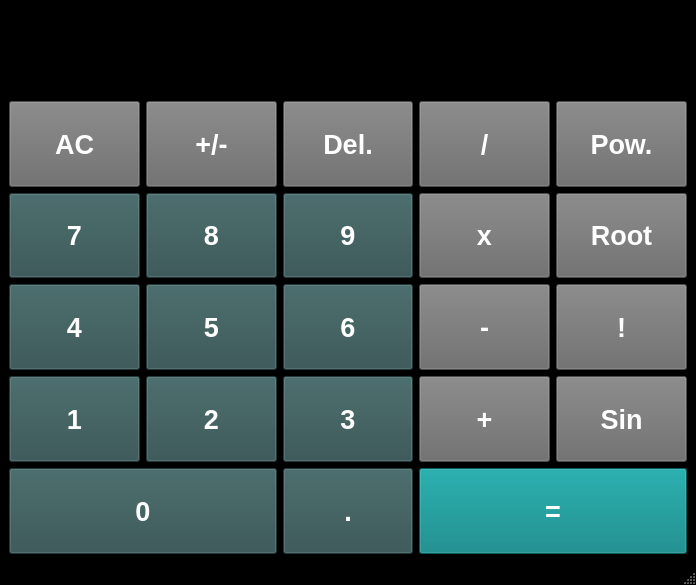
<?xml version="1.0" encoding="UTF-8"?>
<ui version="4.0">
 <class>Calculator</class>
 <widget class="QMainWindow" name="Calculator">
  <property name="geometry">
   <rect>
    <x>0</x>
    <y>0</y>
    <width>696</width>
    <height>585</height>
   </rect>
  </property>
  <property name="minimumSize">
   <size>
    <width>696</width>
    <height>585</height>
   </size>
  </property>
  <property name="windowTitle">
   <string>Calculator</string>
  </property>
  <property name="styleSheet">
   <string notr="true">QMainWindow{
background-color:black;
}</string>
  </property>
  <widget class="QWidget" name="centralwidget">
   <property name="styleSheet">
    <string notr="true">QWidget{
background-color:black
}</string>
   </property>
   <layout class="QGridLayout" name="gridLayout">
    <item row="3" column="2">
     <widget class="QPushButton" name="pushButton_9">
      <property name="sizePolicy">
       <sizepolicy hsizetype="Preferred" vsizetype="Expanding">
        <horstretch>0</horstretch>
        <verstretch>0</verstretch>
       </sizepolicy>
      </property>
      <property name="font">
       <font>
        <pointsize>20</pointsize>
        <weight>75</weight>
        <bold>true</bold>
       </font>
      </property>
      <property name="cursor">
       <cursorShape>ArrowCursor</cursorShape>
      </property>
      <property name="styleSheet">
       <string notr="true">QPushButton{
	background-color: #2f4f4f;
	border 1px solid gray;
	padding 5px;
	color: white;
}

QPushButton:pressed {
	background-color: #708090;
	border 1px solid gray;
	padding 5px;
	color:white;
}</string>
      </property>
      <property name="text">
       <string>9</string>
      </property>
      <attribute name="buttonGroup">
       <string notr="true">buttonGroup</string>
      </attribute>
     </widget>
    </item>
    <item row="2" column="4">
     <widget class="QPushButton" name="pushButton_pow">
      <property name="sizePolicy">
       <sizepolicy hsizetype="Preferred" vsizetype="Expanding">
        <horstretch>0</horstretch>
        <verstretch>0</verstretch>
       </sizepolicy>
      </property>
      <property name="font">
       <font>
        <pointsize>20</pointsize>
        <weight>75</weight>
        <bold>true</bold>
       </font>
      </property>
      <property name="styleSheet">
       <string notr="true">QPushButton{
	background-color: #696969;
	border 1px solid gray;
	padding 5px;
	color: white;
}

QPushButton:pressed {
	background-color: #c0c0c0;
	border 1px solid gray;
	padding 5px;
	color:white;
}</string>
      </property>
      <property name="text">
       <string>Pow.</string>
      </property>
      <attribute name="buttonGroup">
       <string notr="true">buttonGroup</string>
      </attribute>
     </widget>
    </item>
    <item row="7" column="0" colspan="2">
     <widget class="QPushButton" name="pushButton_0">
      <property name="sizePolicy">
       <sizepolicy hsizetype="Preferred" vsizetype="Expanding">
        <horstretch>0</horstretch>
        <verstretch>0</verstretch>
       </sizepolicy>
      </property>
      <property name="font">
       <font>
        <pointsize>20</pointsize>
        <weight>75</weight>
        <bold>true</bold>
       </font>
      </property>
      <property name="styleSheet">
       <string notr="true">QPushButton{
	background-color: #2f4f4f;
	border 1px solid gray;
	padding 5px;
	color: white;
}

QPushButton:pressed {
	background-color: #708090;
	border 1px solid gray;
	padding 5px;
	color:white;
}</string>
      </property>
      <property name="text">
       <string>0</string>
      </property>
      <attribute name="buttonGroup">
       <string notr="true">buttonGroup</string>
      </attribute>
     </widget>
    </item>
    <item row="4" column="1">
     <widget class="QPushButton" name="pushButton_5">
      <property name="sizePolicy">
       <sizepolicy hsizetype="Preferred" vsizetype="Expanding">
        <horstretch>0</horstretch>
        <verstretch>0</verstretch>
       </sizepolicy>
      </property>
      <property name="font">
       <font>
        <pointsize>20</pointsize>
        <weight>75</weight>
        <bold>true</bold>
       </font>
      </property>
      <property name="styleSheet">
       <string notr="true">QPushButton{
	background-color: #2f4f4f;
	border 1px solid gray;
	padding 5px;
	color: white;
}

QPushButton:pressed {
	background-color: #708090;
	border 1px solid gray;
	padding 5px;
	color:white;
}</string>
      </property>
      <property name="text">
       <string>5</string>
      </property>
      <attribute name="buttonGroup">
       <string notr="true">buttonGroup</string>
      </attribute>
     </widget>
    </item>
    <item row="6" column="3">
     <widget class="QPushButton" name="pushButton_plus">
      <property name="sizePolicy">
       <sizepolicy hsizetype="Preferred" vsizetype="Expanding">
        <horstretch>0</horstretch>
        <verstretch>0</verstretch>
       </sizepolicy>
      </property>
      <property name="font">
       <font>
        <pointsize>20</pointsize>
        <weight>75</weight>
        <bold>true</bold>
       </font>
      </property>
      <property name="styleSheet">
       <string notr="true">QPushButton{
	background-color: #696969;
	border 1px solid gray;
	padding 5px;
	color: white;
}

QPushButton:pressed {
	background-color: #c0c0c0;
	border 1px solid gray;
	padding 5px;
	color:white;
}</string>
      </property>
      <property name="text">
       <string>+</string>
      </property>
      <attribute name="buttonGroup">
       <string notr="true">buttonGroup</string>
      </attribute>
     </widget>
    </item>
    <item row="6" column="4">
     <widget class="QPushButton" name="pushButton_sin">
      <property name="sizePolicy">
       <sizepolicy hsizetype="Preferred" vsizetype="Expanding">
        <horstretch>0</horstretch>
        <verstretch>0</verstretch>
       </sizepolicy>
      </property>
      <property name="font">
       <font>
        <pointsize>20</pointsize>
        <weight>75</weight>
        <bold>true</bold>
       </font>
      </property>
      <property name="styleSheet">
       <string notr="true">QPushButton{
	background-color: #696969;
	border 1px solid gray;
	padding 5px;
	color: white;
}

QPushButton:pressed {
	background-color: #c0c0c0;
	border 1px solid gray;
	padding 5px;
	color:white;
}</string>
      </property>
      <property name="text">
       <string>Sin</string>
      </property>
      <attribute name="buttonGroup">
       <string notr="true">buttonGroup</string>
      </attribute>
     </widget>
    </item>
    <item row="2" column="0">
     <widget class="QPushButton" name="pushButton_clear">
      <property name="sizePolicy">
       <sizepolicy hsizetype="Preferred" vsizetype="Expanding">
        <horstretch>0</horstretch>
        <verstretch>0</verstretch>
       </sizepolicy>
      </property>
      <property name="font">
       <font>
        <pointsize>20</pointsize>
        <weight>75</weight>
        <bold>true</bold>
       </font>
      </property>
      <property name="styleSheet">
       <string notr="true">QPushButton{
	background-color: #696969;
	border 1px solid gray;
	padding 5px;
	color: white;
}

QPushButton:pressed {
	background-color: #c0c0c0;
	border 1px solid gray;
	padding 5px;
	color:white;
}</string>
      </property>
      <property name="text">
       <string>AC</string>
      </property>
      <attribute name="buttonGroup">
       <string notr="true">buttonGroup</string>
      </attribute>
     </widget>
    </item>
    <item row="3" column="1">
     <widget class="QPushButton" name="pushButton_8">
      <property name="sizePolicy">
       <sizepolicy hsizetype="Preferred" vsizetype="Expanding">
        <horstretch>0</horstretch>
        <verstretch>0</verstretch>
       </sizepolicy>
      </property>
      <property name="font">
       <font>
        <pointsize>20</pointsize>
        <weight>75</weight>
        <bold>true</bold>
       </font>
      </property>
      <property name="styleSheet">
       <string notr="true">QPushButton{
	background-color: #2f4f4f;
	border 1px solid gray;
	padding 5px;
	color: white;
}

QPushButton:pressed {
	background-color: #708090;
	border 1px solid gray;
	padding 5px;
	color:white;
}</string>
      </property>
      <property name="text">
       <string>8</string>
      </property>
      <attribute name="buttonGroup">
       <string notr="true">buttonGroup</string>
      </attribute>
     </widget>
    </item>
    <item row="3" column="4">
     <widget class="QPushButton" name="pushButton_root">
      <property name="sizePolicy">
       <sizepolicy hsizetype="Preferred" vsizetype="Expanding">
        <horstretch>0</horstretch>
        <verstretch>0</verstretch>
       </sizepolicy>
      </property>
      <property name="font">
       <font>
        <pointsize>20</pointsize>
        <weight>75</weight>
        <bold>true</bold>
       </font>
      </property>
      <property name="styleSheet">
       <string notr="true">QPushButton{
	background-color: #696969;
	border 1px solid gray;
	padding 5px;
	color: white;
}

QPushButton:pressed {
	background-color: #c0c0c0;
	border 1px solid gray;
	padding 5px;
	color:white;
}</string>
      </property>
      <property name="text">
       <string>Root</string>
      </property>
      <attribute name="buttonGroup">
       <string notr="true">buttonGroup</string>
      </attribute>
     </widget>
    </item>
    <item row="4" column="2">
     <widget class="QPushButton" name="pushButton_6">
      <property name="sizePolicy">
       <sizepolicy hsizetype="Preferred" vsizetype="Expanding">
        <horstretch>0</horstretch>
        <verstretch>0</verstretch>
       </sizepolicy>
      </property>
      <property name="font">
       <font>
        <pointsize>20</pointsize>
        <weight>75</weight>
        <bold>true</bold>
       </font>
      </property>
      <property name="styleSheet">
       <string notr="true">QPushButton{
	background-color: #2f4f4f;
	border 1px solid gray;
	padding 5px;
	color: white;
}

QPushButton:pressed {
	background-color: #708090;
	border 1px solid gray;
	padding 5px;
	color:white;
}</string>
      </property>
      <property name="text">
       <string>6</string>
      </property>
      <attribute name="buttonGroup">
       <string notr="true">buttonGroup</string>
      </attribute>
     </widget>
    </item>
    <item row="4" column="3">
     <widget class="QPushButton" name="pushButton_minus">
      <property name="sizePolicy">
       <sizepolicy hsizetype="Preferred" vsizetype="Expanding">
        <horstretch>0</horstretch>
        <verstretch>0</verstretch>
       </sizepolicy>
      </property>
      <property name="font">
       <font>
        <pointsize>20</pointsize>
        <weight>75</weight>
        <bold>true</bold>
       </font>
      </property>
      <property name="styleSheet">
       <string notr="true">QPushButton{
	background-color: #696969;
	border 1px solid gray;
	padding 5px;
	color: white;
}

QPushButton:pressed {
	background-color: #c0c0c0;
	border 1px solid gray;
	padding 5px;
	color:white;
}</string>
      </property>
      <property name="text">
       <string>-</string>
      </property>
      <attribute name="buttonGroup">
       <string notr="true">buttonGroup</string>
      </attribute>
     </widget>
    </item>
    <item row="7" column="3" colspan="2">
     <widget class="QPushButton" name="pushButton_eq">
      <property name="sizePolicy">
       <sizepolicy hsizetype="Preferred" vsizetype="Expanding">
        <horstretch>0</horstretch>
        <verstretch>0</verstretch>
       </sizepolicy>
      </property>
      <property name="font">
       <font>
        <pointsize>20</pointsize>
        <weight>75</weight>
        <bold>true</bold>
       </font>
      </property>
      <property name="styleSheet">
       <string notr="true">QPushButton{
	background-color: #008080;
	border 1px solid gray;
	padding 5px;
	color: white;
}

QPushButton:pressed {
	background-color:#20b2aa;;
	border 1px solid gray;
	padding 5px;
	color:white;
}</string>
      </property>
      <property name="text">
       <string>=</string>
      </property>
      <attribute name="buttonGroup">
       <string notr="true">buttonGroup</string>
      </attribute>
     </widget>
    </item>
    <item row="3" column="0">
     <widget class="QPushButton" name="pushButton_7">
      <property name="sizePolicy">
       <sizepolicy hsizetype="Preferred" vsizetype="Expanding">
        <horstretch>0</horstretch>
        <verstretch>0</verstretch>
       </sizepolicy>
      </property>
      <property name="font">
       <font>
        <pointsize>20</pointsize>
        <weight>75</weight>
        <bold>true</bold>
       </font>
      </property>
      <property name="styleSheet">
       <string notr="true">QPushButton{
	background-color: #2f4f4f;
	border 1px solid gray;
	padding 5px;
	color: white;
}

QPushButton:pressed {
	background-color: #708090;
	border 1px solid gray;
	padding 5px;
	color:white;
}</string>
      </property>
      <property name="text">
       <string>7</string>
      </property>
      <attribute name="buttonGroup">
       <string notr="true">buttonGroup</string>
      </attribute>
     </widget>
    </item>
    <item row="4" column="4">
     <widget class="QPushButton" name="pushButton_fact">
      <property name="sizePolicy">
       <sizepolicy hsizetype="Preferred" vsizetype="Expanding">
        <horstretch>0</horstretch>
        <verstretch>0</verstretch>
       </sizepolicy>
      </property>
      <property name="font">
       <font>
        <pointsize>20</pointsize>
        <weight>75</weight>
        <bold>true</bold>
       </font>
      </property>
      <property name="styleSheet">
       <string notr="true">QPushButton{
	background-color: #696969;
	border 1px solid gray;
	padding 5px;
	color: white;
}

QPushButton:pressed {
	background-color: #c0c0c0;
	border 1px solid gray;
	padding 5px;
	color:white;
}</string>
      </property>
      <property name="text">
       <string>!</string>
      </property>
      <attribute name="buttonGroup">
       <string notr="true">buttonGroup</string>
      </attribute>
     </widget>
    </item>
    <item row="3" column="3">
     <widget class="QPushButton" name="pushButton_mul">
      <property name="sizePolicy">
       <sizepolicy hsizetype="Preferred" vsizetype="Expanding">
        <horstretch>0</horstretch>
        <verstretch>0</verstretch>
       </sizepolicy>
      </property>
      <property name="font">
       <font>
        <pointsize>20</pointsize>
        <weight>75</weight>
        <bold>true</bold>
       </font>
      </property>
      <property name="styleSheet">
       <string notr="true">QPushButton{
	background-color: #696969;
	border 1px solid gray;
	padding 5px;
	color: white;
}

QPushButton:pressed {
	background-color: #c0c0c0;
	border 1px solid gray;
	padding 5px;
	color:white;
}</string>
      </property>
      <property name="text">
       <string>x</string>
      </property>
      <attribute name="buttonGroup">
       <string notr="true">buttonGroup</string>
      </attribute>
     </widget>
    </item>
    <item row="2" column="1">
     <widget class="QPushButton" name="pushButton_change">
      <property name="sizePolicy">
       <sizepolicy hsizetype="Preferred" vsizetype="Expanding">
        <horstretch>0</horstretch>
        <verstretch>0</verstretch>
       </sizepolicy>
      </property>
      <property name="font">
       <font>
        <pointsize>20</pointsize>
        <weight>75</weight>
        <bold>true</bold>
       </font>
      </property>
      <property name="styleSheet">
       <string notr="true">QPushButton{
	background-color: #696969;
	border 1px solid gray;
	padding 5px;
	color: white;
}

QPushButton:pressed {
	background-color: #c0c0c0;
	border 1px solid gray;
	padding 5px;
	color:white;
}</string>
      </property>
      <property name="text">
       <string>+/-</string>
      </property>
      <attribute name="buttonGroup">
       <string notr="true">buttonGroup</string>
      </attribute>
     </widget>
    </item>
    <item row="6" column="0">
     <widget class="QPushButton" name="pushButton_1">
      <property name="sizePolicy">
       <sizepolicy hsizetype="Preferred" vsizetype="Expanding">
        <horstretch>0</horstretch>
        <verstretch>0</verstretch>
       </sizepolicy>
      </property>
      <property name="font">
       <font>
        <pointsize>20</pointsize>
        <weight>75</weight>
        <bold>true</bold>
       </font>
      </property>
      <property name="styleSheet">
       <string notr="true">QPushButton{
	background-color: #2f4f4f;
	border 1px solid gray;
	padding 5px;
	color: white;
}

QPushButton:pressed {
	background-color: #708090;
	border 1px solid gray;
	padding 5px;
	color:white;
}</string>
      </property>
      <property name="text">
       <string>1</string>
      </property>
      <attribute name="buttonGroup">
       <string notr="true">buttonGroup</string>
      </attribute>
     </widget>
    </item>
    <item row="2" column="3">
     <widget class="QPushButton" name="pushButton_div">
      <property name="sizePolicy">
       <sizepolicy hsizetype="Preferred" vsizetype="Expanding">
        <horstretch>0</horstretch>
        <verstretch>0</verstretch>
       </sizepolicy>
      </property>
      <property name="font">
       <font>
        <pointsize>20</pointsize>
        <weight>75</weight>
        <bold>true</bold>
       </font>
      </property>
      <property name="styleSheet">
       <string notr="true">QPushButton{
	background-color: #696969;
	border 1px solid gray;
	padding 5px;
	color: white;
}

QPushButton:pressed {
	background-color: #c0c0c0;
	border 1px solid gray;
	padding 5px;
	color:white;
}</string>
      </property>
      <property name="text">
       <string>/</string>
      </property>
      <attribute name="buttonGroup">
       <string notr="true">buttonGroup</string>
      </attribute>
     </widget>
    </item>
    <item row="7" column="2">
     <widget class="QPushButton" name="pushButton_float">
      <property name="sizePolicy">
       <sizepolicy hsizetype="Preferred" vsizetype="Expanding">
        <horstretch>0</horstretch>
        <verstretch>0</verstretch>
       </sizepolicy>
      </property>
      <property name="font">
       <font>
        <pointsize>20</pointsize>
        <weight>75</weight>
        <bold>true</bold>
       </font>
      </property>
      <property name="styleSheet">
       <string notr="true">QPushButton{
	background-color: #2f4f4f;
	border 1px solid gray;
	padding 5px;
	color: white;
}

QPushButton:pressed {
	background-color: #708090;
	border 1px solid gray;
	padding 5px;
	color:white;
}</string>
      </property>
      <property name="text">
       <string>.</string>
      </property>
      <attribute name="buttonGroup">
       <string notr="true">buttonGroup</string>
      </attribute>
     </widget>
    </item>
    <item row="6" column="1">
     <widget class="QPushButton" name="pushButton_2">
      <property name="sizePolicy">
       <sizepolicy hsizetype="Preferred" vsizetype="Expanding">
        <horstretch>0</horstretch>
        <verstretch>0</verstretch>
       </sizepolicy>
      </property>
      <property name="font">
       <font>
        <pointsize>20</pointsize>
        <weight>75</weight>
        <bold>true</bold>
       </font>
      </property>
      <property name="styleSheet">
       <string notr="true">QPushButton{
	background-color: #2f4f4f;
	border 1px solid gray;
	padding 5px;
	color: white;
}

QPushButton:pressed {
	background-color: #708090;
	border 1px solid gray;
	padding 5px;
	color:white;
}</string>
      </property>
      <property name="text">
       <string>2</string>
      </property>
      <attribute name="buttonGroup">
       <string notr="true">buttonGroup</string>
      </attribute>
     </widget>
    </item>
    <item row="6" column="2">
     <widget class="QPushButton" name="pushButton_3">
      <property name="sizePolicy">
       <sizepolicy hsizetype="Preferred" vsizetype="Expanding">
        <horstretch>0</horstretch>
        <verstretch>0</verstretch>
       </sizepolicy>
      </property>
      <property name="font">
       <font>
        <pointsize>20</pointsize>
        <weight>75</weight>
        <bold>true</bold>
       </font>
      </property>
      <property name="styleSheet">
       <string notr="true">QPushButton{
	background-color: #2f4f4f;
	border 1px solid gray;
	padding 5px;
	color: white;
}

QPushButton:pressed {
	background-color: #708090;
	border 1px solid gray;
	padding 5px;
	color:white;
}</string>
      </property>
      <property name="text">
       <string>3</string>
      </property>
      <attribute name="buttonGroup">
       <string notr="true">buttonGroup</string>
      </attribute>
     </widget>
    </item>
    <item row="4" column="0">
     <widget class="QPushButton" name="pushButton_4">
      <property name="sizePolicy">
       <sizepolicy hsizetype="Preferred" vsizetype="Expanding">
        <horstretch>0</horstretch>
        <verstretch>0</verstretch>
       </sizepolicy>
      </property>
      <property name="font">
       <font>
        <pointsize>20</pointsize>
        <weight>75</weight>
        <bold>true</bold>
       </font>
      </property>
      <property name="styleSheet">
       <string notr="true">QPushButton{
	background-color: #2f4f4f;
	border 1px solid gray;
	padding 5px;
	color: white;
}

QPushButton:pressed {
	background-color: #708090;
	border 1px solid gray;
	padding 5px;
	color:white;
}</string>
      </property>
      <property name="text">
       <string>4</string>
      </property>
      <attribute name="buttonGroup">
       <string notr="true">buttonGroup</string>
      </attribute>
     </widget>
    </item>
    <item row="2" column="2">
     <widget class="QPushButton" name="pushButton_delete">
      <property name="sizePolicy">
       <sizepolicy hsizetype="Preferred" vsizetype="Expanding">
        <horstretch>0</horstretch>
        <verstretch>0</verstretch>
       </sizepolicy>
      </property>
      <property name="font">
       <font>
        <pointsize>20</pointsize>
        <weight>75</weight>
        <bold>true</bold>
       </font>
      </property>
      <property name="styleSheet">
       <string notr="true">QPushButton{
	background-color: #696969;
	border 1px solid gray;
	padding 5px;
	color: white;
}

QPushButton:pressed {
	background-color: #c0c0c0;
	border 1px solid gray;
	padding 5px;
	color:white;
}</string>
      </property>
      <property name="text">
       <string>Del.</string>
      </property>
      <attribute name="buttonGroup">
       <string notr="true">buttonGroup</string>
      </attribute>
     </widget>
    </item>
    <item row="1" column="0" colspan="5">
     <widget class="QLineEdit" name="Display">
      <property name="sizePolicy">
       <sizepolicy hsizetype="Preferred" vsizetype="Expanding">
        <horstretch>10</horstretch>
        <verstretch>0</verstretch>
       </sizepolicy>
      </property>
      <property name="font">
       <font>
        <pointsize>50</pointsize>
        <weight>75</weight>
        <bold>true</bold>
       </font>
      </property>
      <property name="styleSheet">
       <string notr="true">QLineEdit{
	background-color: black;
	border 1px solid gray;
	color:#ffffff;
}f</string>
      </property>
      <property name="text">
       <string>0.0</string>
      </property>
      <property name="alignment">
       <set>Qt::AlignRight|Qt::AlignTrailing|Qt::AlignVCenter</set>
      </property>
      <property name="readOnly">
       <bool>true</bool>
      </property>
     </widget>
    </item>
   </layout>
  </widget>
  <widget class="QMenuBar" name="menubar">
   <property name="geometry">
    <rect>
     <x>0</x>
     <y>0</y>
     <width>696</width>
     <height>22</height>
    </rect>
   </property>
  </widget>
  <widget class="QStatusBar" name="statusbar"/>
 </widget>
 <resources/>
 <connections/>
 <buttongroups>
  <buttongroup name="buttonGroup"/>
 </buttongroups>
</ui>
